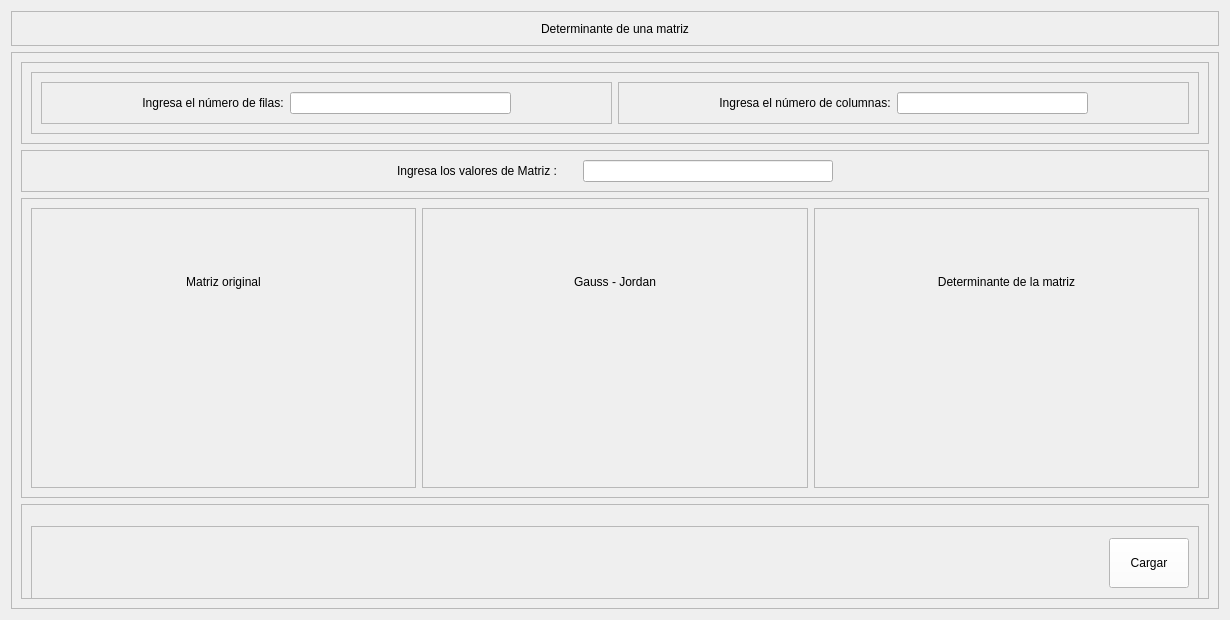
            <widget class="QWidget" name="page_determinante">
             <layout class="QVBoxLayout" name="verticalLayout_40">
              <item>
               <widget class="QFrame" name="frame_90">
                <property name="minimumSize">
                 <size>
                  <width>0</width>
                  <height>35</height>
                 </size>
                </property>
                <property name="maximumSize">
                 <size>
                  <width>16777215</width>
                  <height>50</height>
                 </size>
                </property>
                <property name="frameShape">
                 <enum>QFrame::StyledPanel</enum>
                </property>
                <property name="frameShadow">
                 <enum>QFrame::Raised</enum>
                </property>
                <layout class="QHBoxLayout" name="horizontalLayout_49">
                 <item>
                  <widget class="QLabel" name="label_28">
                   <property name="styleSheet">
                    <string notr="true">font: 75 12pt &quot;Open Sans Semibold&quot;</string>
                   </property>
                   <property name="text">
                    <string>Determinante de una matriz</string>
                   </property>
                   <property name="alignment">
                    <set>Qt::AlignCenter</set>
                   </property>
                  </widget>
                 </item>
                </layout>
               </widget>
              </item>
              <item>
               <widget class="QFrame" name="frame_91">
                <property name="frameShape">
                 <enum>QFrame::StyledPanel</enum>
                </property>
                <property name="frameShadow">
                 <enum>QFrame::Raised</enum>
                </property>
                <layout class="QVBoxLayout" name="verticalLayout_36">
                 <item>
                  <widget class="QFrame" name="frame_92">
                   <property name="frameShape">
                    <enum>QFrame::StyledPanel</enum>
                   </property>
                   <property name="frameShadow">
                    <enum>QFrame::Raised</enum>
                   </property>
                   <layout class="QHBoxLayout" name="horizontalLayout_70">
                    <item>
                     <widget class="QFrame" name="frame_93">
                      <property name="frameShape">
                       <enum>QFrame::StyledPanel</enum>
                      </property>
                      <property name="frameShadow">
                       <enum>QFrame::Raised</enum>
                      </property>
                      <layout class="QHBoxLayout" name="horizontalLayout_71">
                       <item>
                        <widget class="QFrame" name="frame_94">
                         <property name="frameShape">
                          <enum>QFrame::StyledPanel</enum>
                         </property>
                         <property name="frameShadow">
                          <enum>QFrame::Raised</enum>
                         </property>
                         <layout class="QHBoxLayout" name="horizontalLayout_72">
                          <property name="leftMargin">
                           <number>100</number>
                          </property>
                          <property name="rightMargin">
                           <number>100</number>
                          </property>
                          <item>
                           <widget class="QLabel" name="label_49">
                            <property name="styleSheet">
                             <string notr="true">font: 75 9pt &quot;Open Sans Semibold&quot;</string>
                            </property>
                            <property name="text">
                             <string>Ingresa el número de filas:</string>
                            </property>
                            <property name="alignment">
                             <set>Qt::AlignCenter</set>
                            </property>
                           </widget>
                          </item>
                          <item>
                           <widget class="QLineEdit" name="le_filas_9">
                            <property name="styleSheet">
                             <string notr="true">font: 75 8pt &quot;Open Sans Semibold&quot;</string>
                            </property>
                           </widget>
                          </item>
                         </layout>
                        </widget>
                       </item>
                       <item>
                        <widget class="QFrame" name="frame_95">
                         <property name="frameShape">
                          <enum>QFrame::StyledPanel</enum>
                         </property>
                         <property name="frameShadow">
                          <enum>QFrame::Raised</enum>
                         </property>
                         <layout class="QHBoxLayout" name="horizontalLayout_73">
                          <property name="leftMargin">
                           <number>100</number>
                          </property>
                          <property name="rightMargin">
                           <number>100</number>
                          </property>
                          <item>
                           <widget class="QLabel" name="label_50">
                            <property name="styleSheet">
                             <string notr="true">font: 75 9pt &quot;Open Sans Semibold&quot;</string>
                            </property>
                            <property name="text">
                             <string>Ingresa el número de columnas:</string>
                            </property>
                            <property name="alignment">
                             <set>Qt::AlignCenter</set>
                            </property>
                           </widget>
                          </item>
                          <item>
                           <widget class="QLineEdit" name="le_columnas_9">
                            <property name="styleSheet">
                             <string notr="true">font: 75 8pt &quot;Open Sans Semibold&quot;</string>
                            </property>
                           </widget>
                          </item>
                         </layout>
                        </widget>
                       </item>
                      </layout>
                     </widget>
                    </item>
                   </layout>
                  </widget>
                 </item>
                 <item>
                  <widget class="QFrame" name="frame_96">
                   <property name="frameShape">
                    <enum>QFrame::StyledPanel</enum>
                   </property>
                   <property name="frameShadow">
                    <enum>QFrame::Raised</enum>
                   </property>
                   <layout class="QHBoxLayout" name="horizontalLayout_74">
                    <property name="leftMargin">
                     <number>375</number>
                    </property>
                    <property name="rightMargin">
                     <number>375</number>
                    </property>
                    <item>
                     <widget class="QLabel" name="label_51">
                      <property name="styleSheet">
                       <string notr="true">font: 75 9pt &quot;Open Sans Semibold&quot;</string>
                      </property>
                      <property name="text">
                       <string>Ingresa los valores de Matriz :</string>
                      </property>
                      <property name="alignment">
                       <set>Qt::AlignCenter</set>
                      </property>
                     </widget>
                    </item>
                    <item>
                     <spacer name="horizontalSpacer_17">
                      <property name="orientation">
                       <enum>Qt::Horizontal</enum>
                      </property>
                      <property name="sizeHint" stdset="0">
                       <size>
                        <width>20</width>
                        <height>20</height>
                       </size>
                      </property>
                     </spacer>
                    </item>
                    <item>
                     <widget class="QLineEdit" name="le_m1_6">
                      <property name="minimumSize">
                       <size>
                        <width>250</width>
                        <height>0</height>
                       </size>
                      </property>
                      <property name="styleSheet">
                       <string notr="true">font: 75 8pt &quot;Open Sans Semibold&quot;</string>
                      </property>
                     </widget>
                    </item>
                   </layout>
                  </widget>
                 </item>
                 <item>
                  <widget class="QFrame" name="frame_97">
                   <property name="minimumSize">
                    <size>
                     <width>0</width>
                     <height>300</height>
                    </size>
                   </property>
                   <property name="maximumSize">
                    <size>
                     <width>16777215</width>
                     <height>300</height>
                    </size>
                   </property>
                   <property name="frameShape">
                    <enum>QFrame::StyledPanel</enum>
                   </property>
                   <property name="frameShadow">
                    <enum>QFrame::Raised</enum>
                   </property>
                   <layout class="QHBoxLayout" name="horizontalLayout_75">
                    <item>
                     <widget class="QFrame" name="frame_98">
                      <property name="frameShape">
                       <enum>QFrame::StyledPanel</enum>
                      </property>
                      <property name="frameShadow">
                       <enum>QFrame::Raised</enum>
                      </property>
                      <layout class="QVBoxLayout" name="verticalLayout_37">
                       <item>
                        <widget class="QLabel" name="label_52">
                         <property name="styleSheet">
                          <string notr="true">font: 75 9pt &quot;Open Sans Semibold&quot;</string>
                         </property>
                         <property name="text">
                          <string>Matriz original</string>
                         </property>
                         <property name="alignment">
                          <set>Qt::AlignCenter</set>
                         </property>
                        </widget>
                       </item>
                       <item>
                        <widget class="QLabel" name="label_53">
                         <property name="styleSheet">
                          <string notr="true">font: 75 10pt &quot;Open Sans Semibold&quot;</string>
                         </property>
                         <property name="text">
                          <string/>
                         </property>
                         <property name="alignment">
                          <set>Qt::AlignCenter</set>
                         </property>
                        </widget>
                       </item>
                      </layout>
                     </widget>
                    </item>
                    <item>
                     <widget class="QFrame" name="frame_99">
                      <property name="frameShape">
                       <enum>QFrame::StyledPanel</enum>
                      </property>
                      <property name="frameShadow">
                       <enum>QFrame::Raised</enum>
                      </property>
                      <layout class="QVBoxLayout" name="verticalLayout_38">
                       <item>
                        <widget class="QLabel" name="label_54">
                         <property name="styleSheet">
                          <string notr="true">font: 75 9pt &quot;Open Sans Semibold&quot;</string>
                         </property>
                         <property name="text">
                          <string>Gauss - Jordan</string>
                         </property>
                         <property name="alignment">
                          <set>Qt::AlignCenter</set>
                         </property>
                        </widget>
                       </item>
                       <item>
                        <widget class="QLabel" name="label_55">
                         <property name="styleSheet">
                          <string notr="true">font: 75 10pt &quot;Open Sans Semibold&quot;</string>
                         </property>
                         <property name="text">
                          <string/>
                         </property>
                         <property name="alignment">
                          <set>Qt::AlignCenter</set>
                         </property>
                        </widget>
                       </item>
                      </layout>
                     </widget>
                    </item>
                    <item>
                     <widget class="QFrame" name="frame_100">
                      <property name="frameShape">
                       <enum>QFrame::StyledPanel</enum>
                      </property>
                      <property name="frameShadow">
                       <enum>QFrame::Raised</enum>
                      </property>
                      <layout class="QVBoxLayout" name="verticalLayout_39">
                       <item>
                        <widget class="QLabel" name="label_56">
                         <property name="styleSheet">
                          <string notr="true">font: 75 9pt &quot;Open Sans Semibold&quot;</string>
                         </property>
                         <property name="text">
                          <string>Determinante de la matriz</string>
                         </property>
                         <property name="alignment">
                          <set>Qt::AlignCenter</set>
                         </property>
                        </widget>
                       </item>
                       <item>
                        <widget class="QLabel" name="label_57">
                         <property name="styleSheet">
                          <string notr="true">font: 75 10pt &quot;Open Sans Semibold&quot;</string>
                         </property>
                         <property name="text">
                          <string/>
                         </property>
                         <property name="alignment">
                          <set>Qt::AlignCenter</set>
                         </property>
                        </widget>
                       </item>
                      </layout>
                     </widget>
                    </item>
                   </layout>
                  </widget>
                 </item>
                 <item>
                  <widget class="QFrame" name="frame_101">
                   <property name="frameShape">
                    <enum>QFrame::StyledPanel</enum>
                   </property>
                   <property name="frameShadow">
                    <enum>QFrame::Raised</enum>
                   </property>
                   <layout class="QHBoxLayout" name="horizontalLayout_76">
                    <item>
                     <widget class="QFrame" name="frame_102">
                      <property name="minimumSize">
                       <size>
                        <width>0</width>
                        <height>75</height>
                       </size>
                      </property>
                      <property name="maximumSize">
                       <size>
                        <width>16777215</width>
                        <height>50</height>
                       </size>
                      </property>
                      <property name="frameShape">
                       <enum>QFrame::StyledPanel</enum>
                      </property>
                      <property name="frameShadow">
                       <enum>QFrame::Raised</enum>
                      </property>
                      <layout class="QHBoxLayout" name="horizontalLayout_77">
                       <item>
                        <spacer name="horizontalSpacer_18">
                         <property name="orientation">
                          <enum>Qt::Horizontal</enum>
                         </property>
                         <property name="sizeHint" stdset="0">
                          <size>
                           <width>857</width>
                           <height>20</height>
                          </size>
                         </property>
                        </spacer>
                       </item>
                       <item>
                        <widget class="QPushButton" name="btn_resultado_determinante">
                         <property name="minimumSize">
                          <size>
                           <width>0</width>
                           <height>50</height>
                          </size>
                         </property>
                         <property name="styleSheet">
                          <string notr="true">QFrame{
background-color: rgb(51, 157, 255);
}

QPushButton{
color: rgb(0, 0, 0);
background-color: rgb(255, 255, 255);
font: 75 9pt &quot;Open Sans Semibold&quot;
}

QPushButton:hover{
color: rgb(255, 255, 255);
background-color: rgb(207, 178, 132);
font: 75 10pt  &quot;Open Sans Semibold&quot;
}</string>
                         </property>
                         <property name="text">
                          <string>Cargar</string>
                         </property>
                        </widget>
                       </item>
                      </layout>
                     </widget>
                    </item>
                   </layout>
                  </widget>
                 </item>
                </layout>
               </widget>
              </item>
             </layout>
            </widget>
